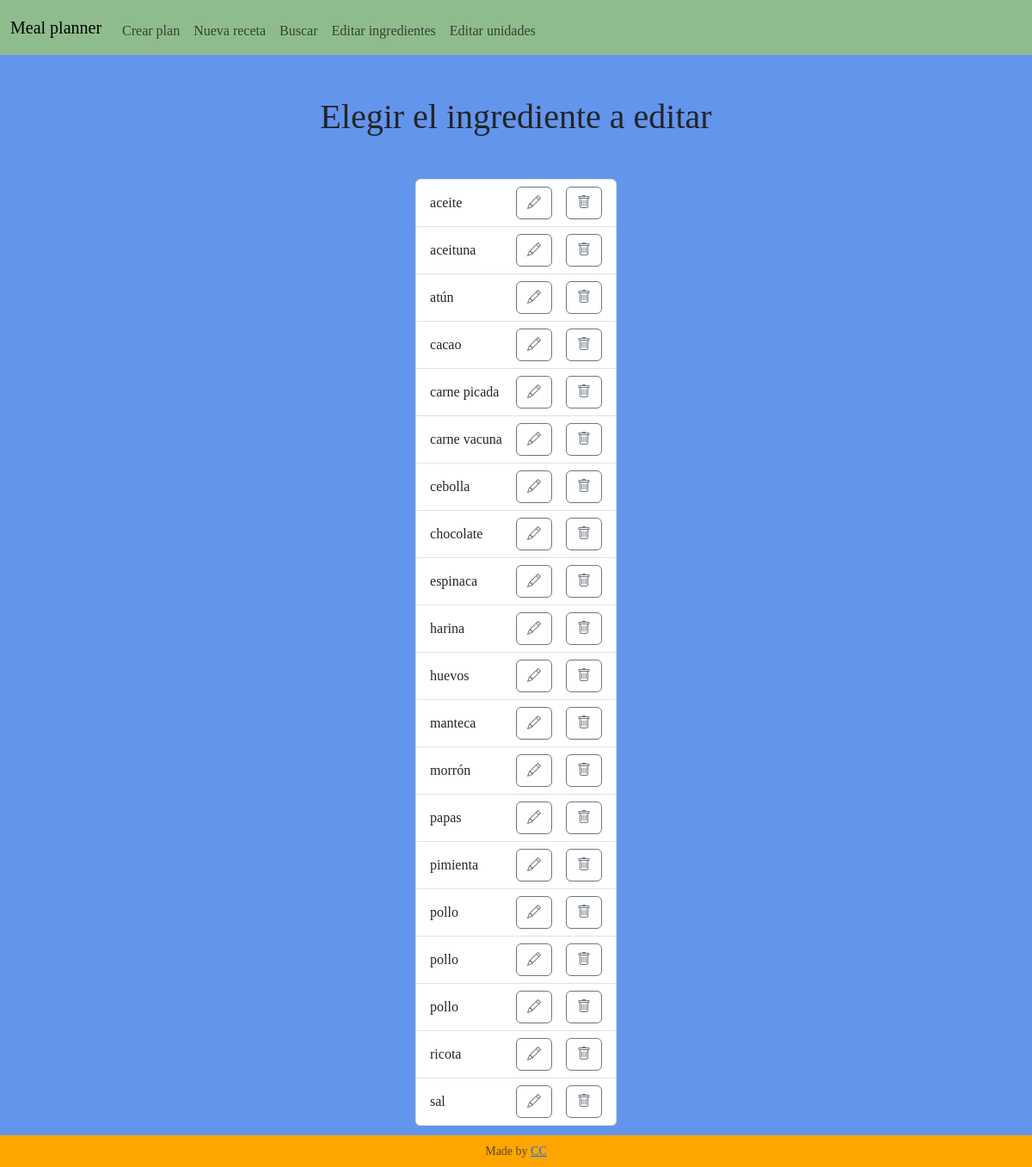
/edit_ingredients, run on an earlier commit of the app's database.
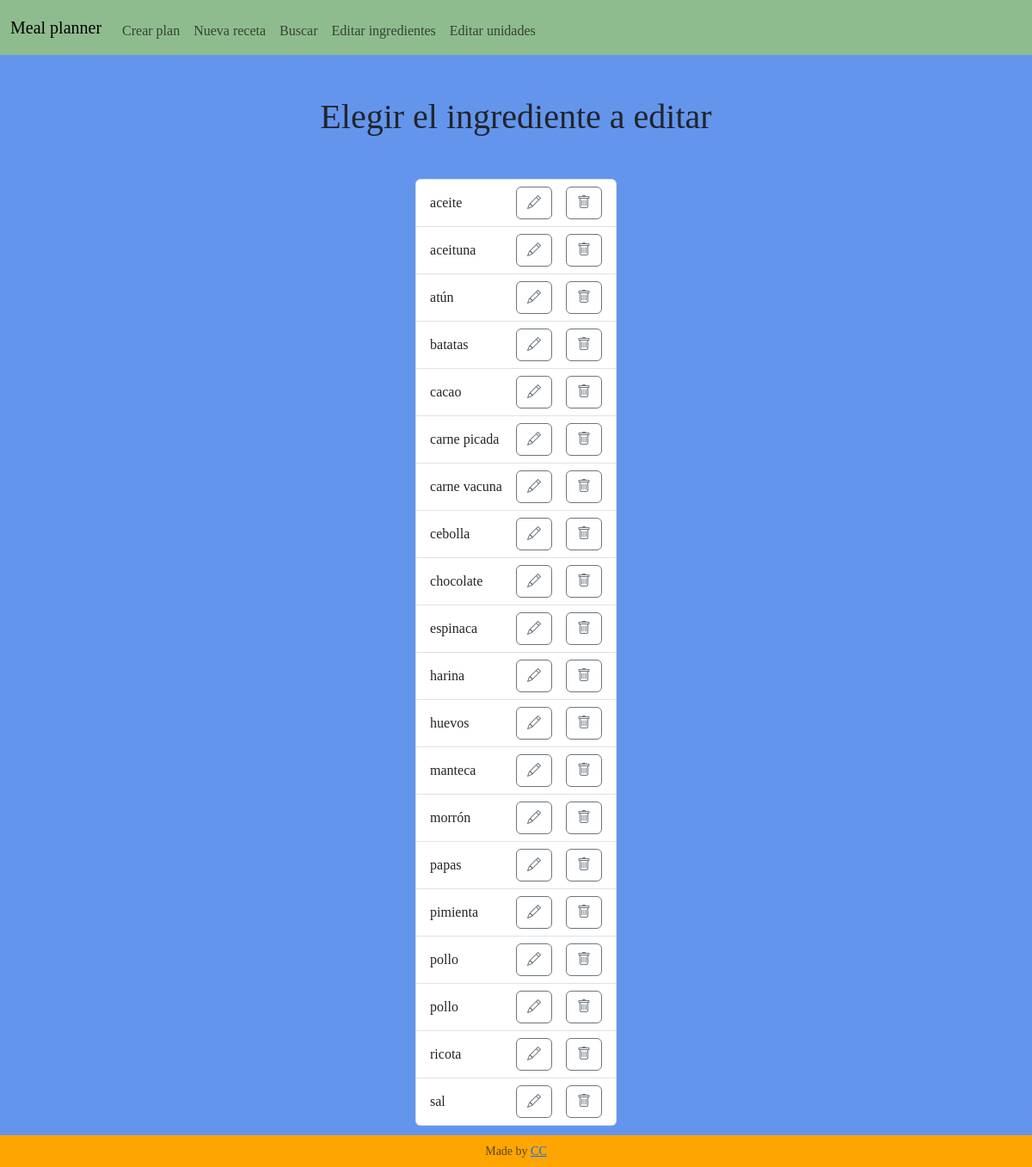
And on a later commit of the database.
### tables this page shows
CREATE TABLE ingredients (id INTEGER PRIMARY KEY AUTOINCREMENT NOT NULL, name TEXT NOT NULL);

### app.py (the view)
@app.route("/edit_ingredients", methods=["GET", "POST"])
def edit_ingredients():
    cur = db_connect()
    cur.execute("SELECT * FROM ingredients ORDER BY name ASC")
    all_ingredients = cur.fetchall()
    db_close(cur)
    return render_template("edit_ingredients.html", all_ingredients=all_ingredients)

### app.py (called while the page is built)
def db_connect():
    con = sqlite3.connect("meal_planner.db")
    con.row_factory = sqlite3.Row
    cur = con.cursor()
    return cur

def db_close(con):
    con.close()

@app.after_request
def after_request(response):
    response.headers["Cache-Control"] = "no-cache, no-store, must-revalidate"
    response.headers["Expires"] = 0
    response.headers["Pragma"] = "no-cache"
    return response

### templates/edit_ingredients.html (shortened to what this page needs)
{% extends "layout.html" %}
{% block main %}
<section class="container-fluid text-center">
    <h1 class="mb-5">Elegir el ingrediente a editar</h1>
    <ul class="list-group d-inline-flex">
        {% for ingredient in all_ingredients %}
            <li class="list-group-item d-flex justify-content-between align-items-center">
                <p class="m-0">{{ ingredient["name"] }}</p>
                <div class="d-flex">
                    <form action="/edit_single_ingredient" method="get">
                        <button type="submit" class="btn btn-outline-secondary mx-3"><i class="bi bi-pencil"></i></button>
                    </form>
                    <form action="/RUTAAAA" method="get">
                        <button type="submit" class="btn btn-outline-secondary"><i class="bi bi-trash"></i></button>
                    </form>
                </div>
            </li>
        {% endfor %}
    </ul>
</section>
{% endblock %}

What changed in the data, as far as the page shows it:
changed ingredients: name "pollo" → "batatas"; moves up the list
